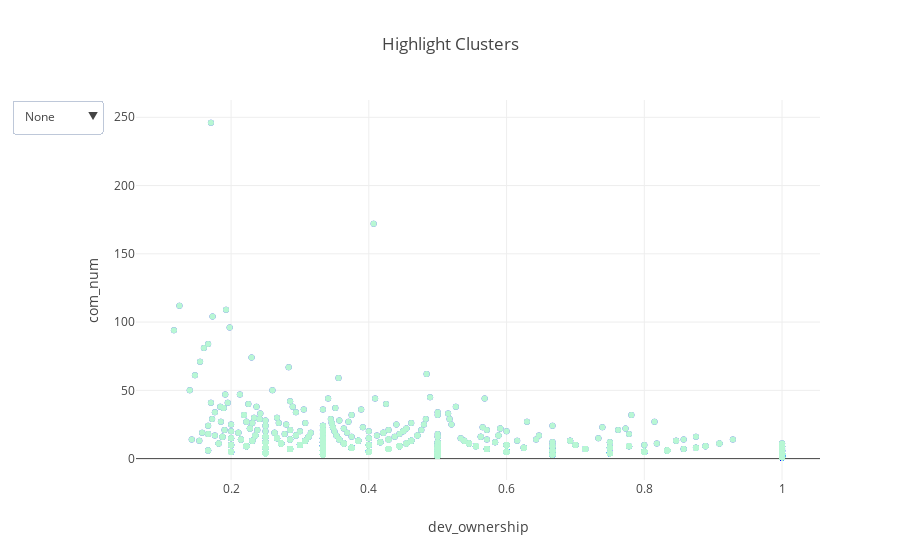

Notebook code for this chart:
### Code cell
x14 = getColumn(filename14,8)
y14 = getColumn(filename14,3)
x13 = getColumn(filename13,8)
y13 = getColumn(filename13,3)
x12 = getColumn(filename12,8)
y12 = getColumn(filename12,3)

trace14 = go.Scatter(
    x=x14,
    y=y14,
    mode='markers',
    marker=dict(color='#835AF1')
)
trace13 = go.Scatter(
    x=x13,
    y=y13,
    mode='markers',
    marker=dict(color='#7FA6EE')
)
trace12 = go.Scatter(
    x=x12,
    y=y12,
    mode='markers',
    marker=dict(color='#B8F7D4')
)
data = [trace14, trace13, trace12]

cluster0 = [dict(type='circle',
                 xref='x', yref='y',
                 x0=min(x14), y0=min(y14), 
                 x1=max(x14), y1=max(y14), 
                 opacity=.25,
                 line=dict(color='#835AF1'),
                 fillcolor='#835AF1')]
cluster1 = [dict(type='circle',
                 xref='x', yref='y',
                 x0=min(x13), y0=min(y13), 
                 x1=max(x13), y1=max(y13), 
                 opacity=.25,
                 line=dict(color='#7FA6EE'),
                 fillcolor='#7FA6EE')]
cluster2 = [dict(type='circle',
                 xref='x', yref='y',
                 x0=min(x12), y0=min(y12), 
                 x1=max(x12), y1=max(y12), 
                 opacity=.25,
                 line=dict(color='#B8F7D4'),
                 fillcolor='#B8F7D4')]

updatemenus = list([
    dict(buttons=list([   
            dict(label = 'None',
                 method = 'relayout',
                 args = ['shapes', []]),
            dict(label = 'Cluster 0',
                 method = 'relayout',
                 args = ['shapes', cluster0]),
            dict(label = 'Cluster 1',
                 method = 'relayout',
                 args = ['shapes', cluster1]),
            dict(label = 'Cluster 2',
                 method = 'relayout',
                 args = ['shapes', cluster2]),
            dict(label = 'All',
                 method = 'relayout',
                 args = ['shapes', cluster0+cluster1+cluster2])
        ]),
    )
])

layout = dict(title='Highlight Clusters', showlegend=False,
              updatemenus=updatemenus,
             xaxis=dict(title='dev_ownership'),
             yaxis=dict(title='com_num'))

fig = dict(data=data, layout=layout)

iplot(fig, show_link=False)

### Figure 1 — Plotly figure (JSON) as saved in the notebook; plotly's stock layout.template omitted (floating-point values rounded to 4 significant figures; data arrays with more than 128 entries replaced by an {"elided": "..."} marker saying what was removed)
{"data": [{"marker": {"color": "#835AF1"}, "mode": "markers", "type": "scatter", "x": {"elided": "4425 str values"}, "y": {"elided": "4425 str values"}}, {"marker": {"color": "#7FA6EE"}, "mode": "markers", "type": "scatter", "x": {"elided": "4425 str values"}, "y": {"elided": "4425 str values"}}, {"marker": {"color": "#B8F7D4"}, "mode": "markers", "type": "scatter", "x": {"elided": "4425 str values"}, "y": {"elided": "4425 str values"}}], "layout": {"showlegend": false, "title": "Highlight Clusters", "updatemenus": [{"buttons": [{"args": ["shapes", []], "label": "None", "method": "relayout"}, {"args": ["shapes", [{"fillcolor": "#835AF1", "line": {"color": "#835AF1"}, "opacity": 0.25, "type": "circle", "x0": "0.11702127659574499", "x1": "dev_ownership", "xref": "x", "y0": "1", "y1": "com_num", "yref": "y"}]], "label": "Cluster 0", "method": "relayout"}, {"args": ["shapes", [{"fillcolor": "#7FA6EE", "line": {"color": "#7FA6EE"}, "opacity": 0.25, "type": "circle", "x0": "0.11702127659574499", "x1": "dev_ownership", "xref": "x", "y0": "1", "y1": "com_num", "yref": "y"}]], "label": "Cluster 1", "method": "relayout"}, {"args": ["shapes", [{"fillcolor": "#B8F7D4", "line": {"color": "#B8F7D4"}, "opacity": 0.25, "type": "circle", "x0": "0.11702127659574499", "x1": "dev_ownership", "xref": "x", "y0": "1", "y1": "com_num", "yref": "y"}]], "label": "Cluster 2", "method": "relayout"}, {"args": ["shapes", [{"fillcolor": "#835AF1", "line": {"color": "#835AF1"}, "opacity": 0.25, "type": "circle", "x0": "0.11702127659574499", "x1": "dev_ownership", "xref": "x", "y0": "1", "y1": "com_num", "yref": "y"}, {"fillcolor": "#7FA6EE", "line": {"color": "#7FA6EE"}, "opacity": 0.25, "type": "circle", "x0": "0.11702127659574499", "x1": "dev_ownership", "xref": "x", "y0": "1", "y1": "com_num", "yref": "y"}, {"fillcolor": "#B8F7D4", "line": {"color": "#B8F7D4"}, "opacity": 0.25, "type": "circle", "x0": "0.11702127659574499", "x1": "dev_ownership", "xref": "x", "y0": "1", "y1": "com_num", "yref": "y"}]], "label": "All", "method": "relayout"}]}], "xaxis": {"title": "dev_ownership"}, "yaxis": {"title": "com_num"}}}
